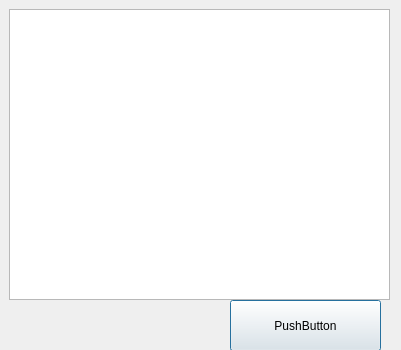
<?xml version="1.0" encoding="UTF-8"?>
<ui version="4.0">
 <class>list</class>
 <widget class="QDialog" name="list">
  <property name="geometry">
   <rect>
    <x>0</x>
    <y>0</y>
    <width>401</width>
    <height>350</height>
   </rect>
  </property>
  <property name="windowTitle">
   <string>Dialog</string>
  </property>
  <widget class="QTableWidget" name="tableWidget">
   <property name="geometry">
    <rect>
     <x>9</x>
     <y>9</y>
     <width>381</width>
     <height>291</height>
    </rect>
   </property>
  </widget>
  <widget class="QPushButton" name="pushButton">
   <property name="geometry">
    <rect>
     <x>230</x>
     <y>300</y>
     <width>151</width>
     <height>51</height>
    </rect>
   </property>
   <property name="text">
    <string>PushButton</string>
   </property>
  </widget>
 </widget>
 <resources/>
 <connections/>
</ui>
